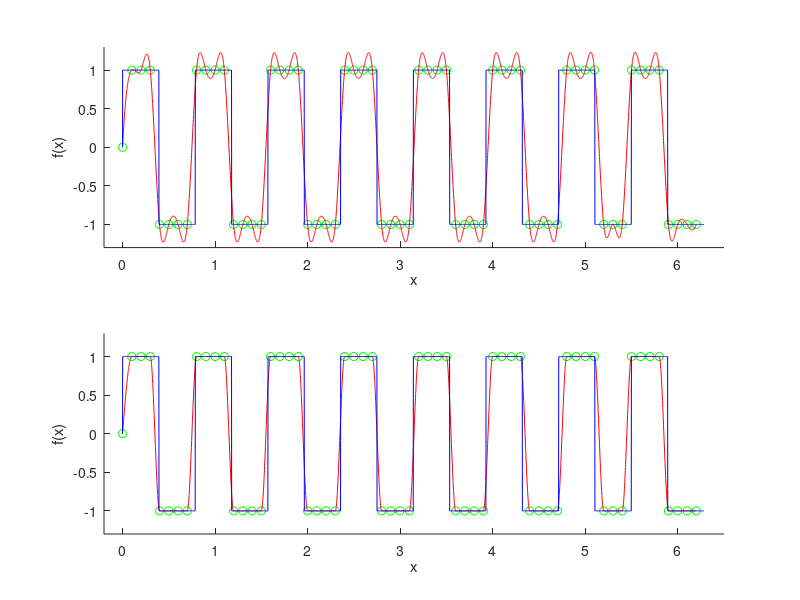

Reproduce this figure in MATLAB.
clear;
clc;

% oś x
x = 0:0.1:6.28;

% funkcja interpolowana
y = sign(sin(8*x));

% ustalenie ilości węzłów na osi x
x_wezly = 0 : (2*pi)/4096 : (2*pi);

% Interpolacja
metoda{1}='spline';
metoda{2}='cubic';

for i=1:2
 y_interp=interp1(x,y,x_wezly,metoda{i});
 
% wyśwetlanie wykresów
subplot(2,1,i)
hold on;
axis([-0.2 6.5 -1.3 1.3]);

xlabel('x');
ylabel('f(x)');
plot(x,y,'g o', x_wezly,y_interp,'r', x_wezly, sign(sin(8*x_wezly)), 'b');

end

